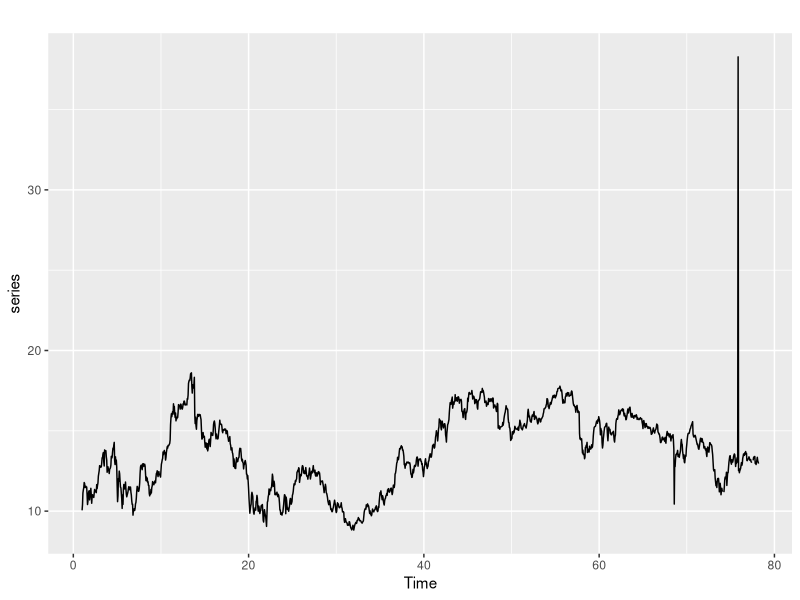
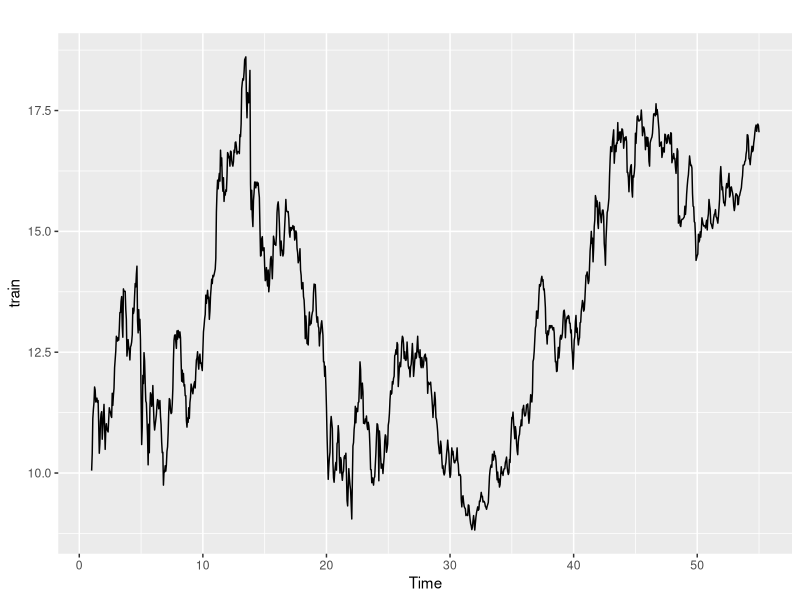
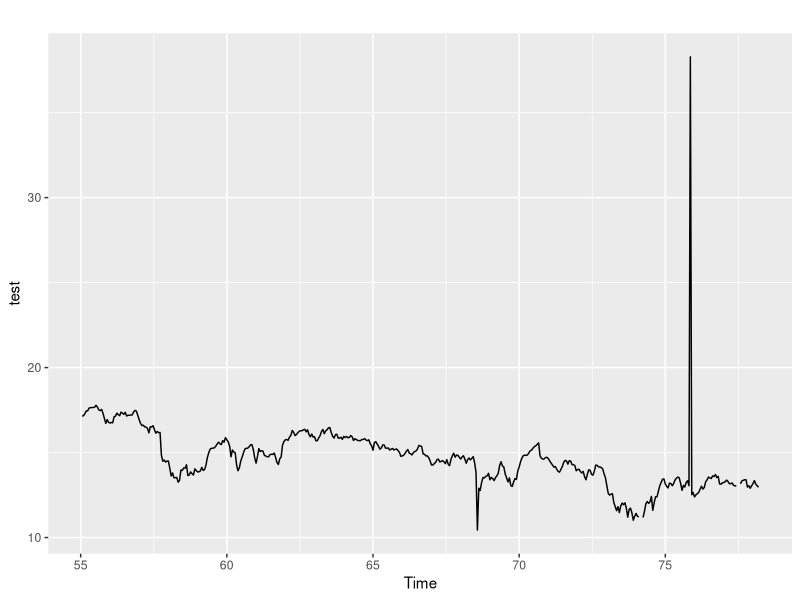
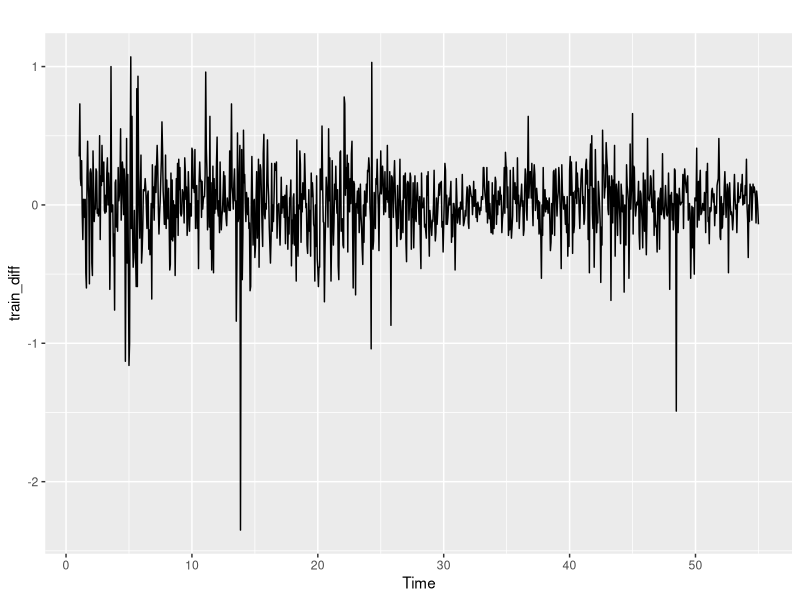
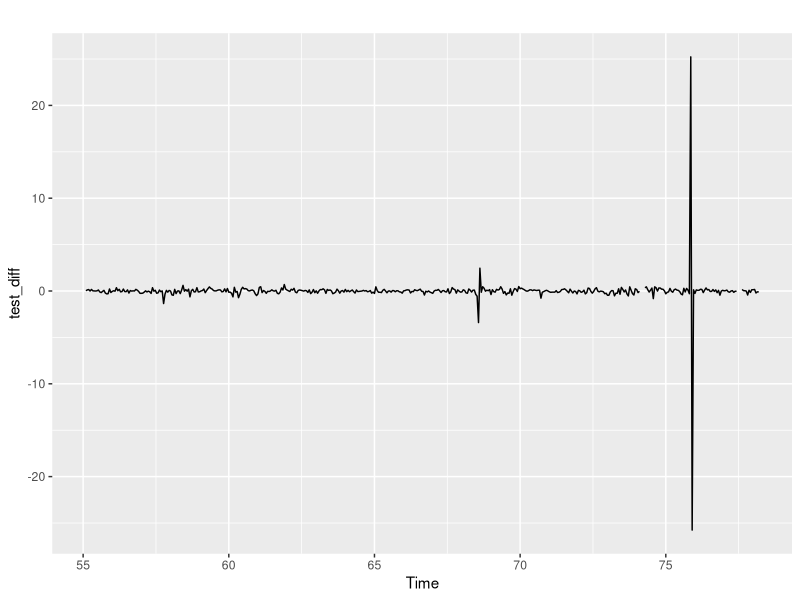
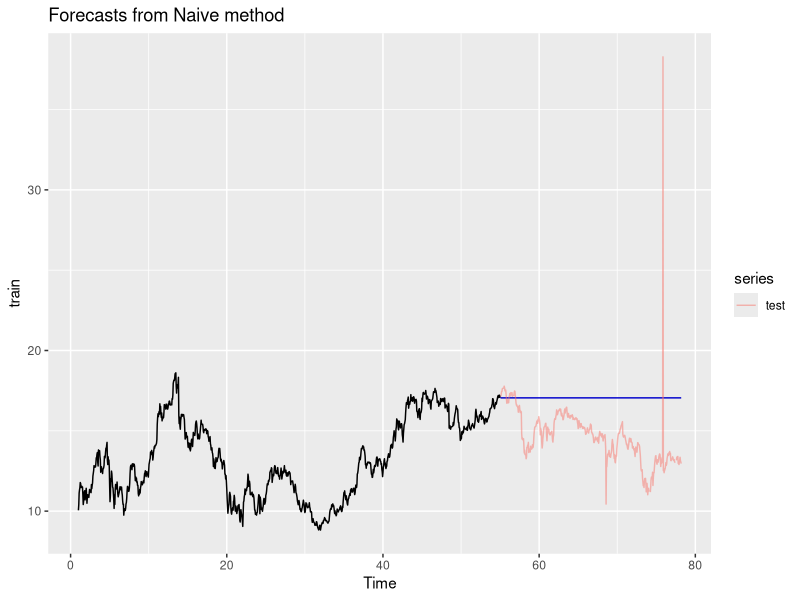
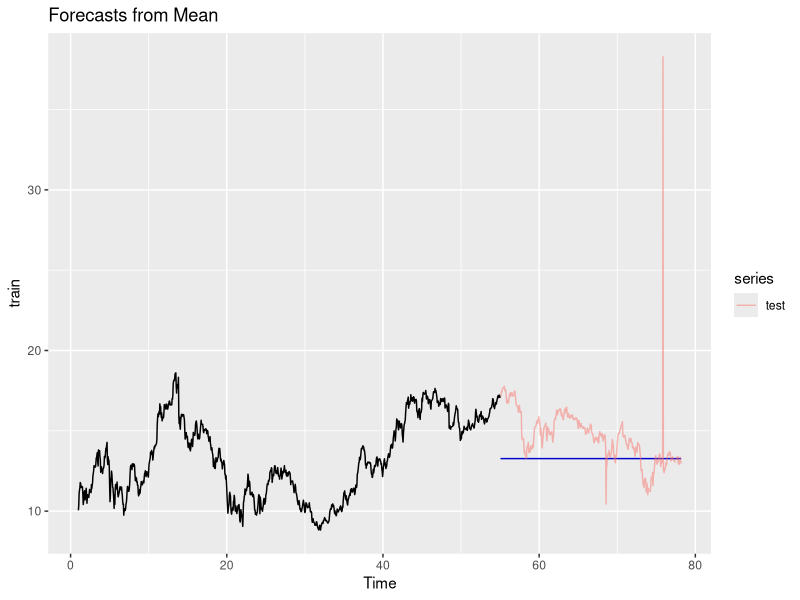
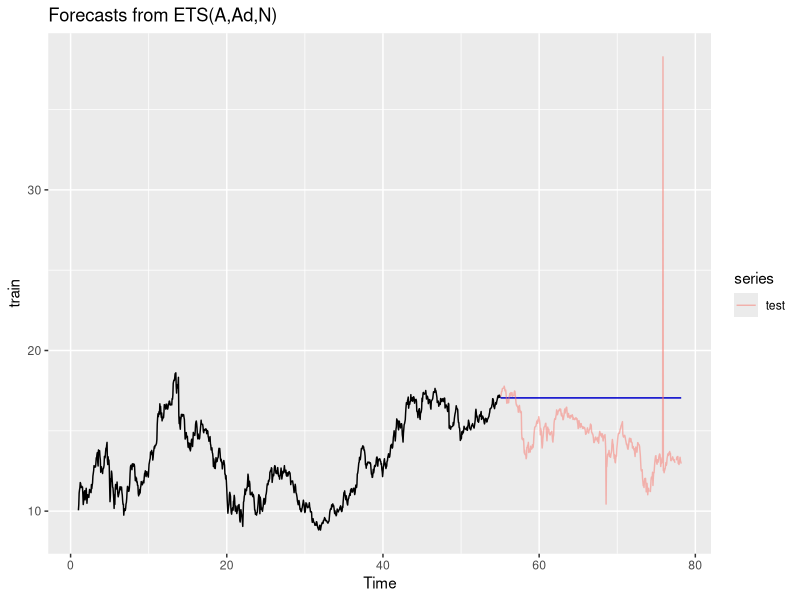

Write R code to recreate these figures, in order. (Note: a time limit stopped this script after it produced the figures.)
## ---- chunk 1
library(tidyverse)
library(forecast)
library(urca)
## ---- chunk 2
# knitting
show_code <- FALSE

# data
category <- 'S02'
variable <- 'Var03'
frequency <- 21

# outliers
outlier_removal <- TRUE

# missing values (method must be 'linear' or 'spline')
interpolate <- TRUE
missing_method <- 'linear' 

# skewness (method must be 'BoxCox' or 'log')
transform <- FALSE
trans_method <- 'BoxCox'
transform_diff <- FALSE
trans_method_diff <- 'BoxCox'

# seasonality
seasonal_periods <- c(5,21,252)

# arima
p <- 2
d <- 1
q <- 2
drift <- FALSE

# auto arima
approximation <- FALSE
stepwise <- FALSE

# seasonal arima
p_s <- 1
d_s <- 0
q_s <- 1
drift_s <- FALSE

# final model
final_method <- 'arima'
final_p <- 2
final_d <- 1
final_q <- 2
final_p_s <- 0
final_d_s <- 0
final_q_s <- 0
write_to_csv <- FALSE
## ---- chunk 3
xl <- readxl::read_excel('data/DATA624_Project1_Data_Schema.xlsx',
                 sheet = category, skip = 2)

series <- xl[1:1622,variable]

series <- ts(deframe(series), frequency = frequency)

head(series)
autoplot(series)
## ---- chunk 4
train <- head(series, round(length(series) * 0.7))
test <- tail(series, round(length(series) * 0.3))

cat('Obs. in test set:',length(train),
    '\nObs. in test set:',length(test),
    '\nTotal observations:',length(series))
    
autoplot(train)
autoplot(test)
## ---- chunk 5
train_diff <- diff(train)
test_diff <- diff(test)

autoplot(train_diff)
autoplot(test_diff)
## ---- chunk 6
naive_model <- naive(train, h = length(test), level = 0)
autoplot(naive_model) + 
  autolayer(test, alpha = 0.5)

mean_model <- meanf(train, h = length(test), level = 0)
autoplot(mean_model) + 
  autolayer(test, alpha = 0.5)

ets_model <- ets(train, na.action = 'na.interp')
ets_forecast <- forecast(ets_model, h = length(test), PI = FALSE)
autoplot(ets_forecast) +
  autolayer(test, alpha = 0.5)
## ---- chunk 7
naive_model_d <- naive(train_diff, h = length(test), level = 0)
naive_model_d_levels <- ts(cumsum(c(tail(train,1), naive_model_d$mean)),
                           frequency = frequency, start = time(test)[1])
autoplot(train) + 
  autolayer(naive_model_d_levels) + 
  autolayer(test, alpha = 0.5) + 
  scale_color_manual(values = c('blue','red'),
                     label = c('actual','prediction'))

mean_model_d <- meanf(train_diff, h = length(test), level = 0)
mean_model_d_levels <- ts(cumsum(c(tail(train,1), mean_model_d$mean)),
                          frequency = frequency, start = time(test)[1])
autoplot(train) + 
  autolayer(mean_model_d_levels) + 
  autolayer(test, alpha = 0.5) + 
  scale_color_manual(values = c('blue','red'),
                     label = c('actual','prediction'))

ets_model_d <- ets(train_diff)
ets_forecast_d <- forecast(ets_model_d, h = length(test), PI = FALSE)
ets_model_d_levels <- ts(cumsum(c(tail(train,1), ets_forecast_d$mean)),
                         frequency = frequency, start = time(test)[1])
autoplot(train, na.action = 'na.interp') + 
  autolayer(ets_model_d_levels) + 
  autolayer(test, alpha = 0.5) + 
  scale_color_manual(values = c('blue','red'),
                     label = c('actual','prediction'))
## ---- chunk 8
ggplot(fortify(train), aes(x,y)) +
  geom_point(
    color = if_else(time(train) %in% tsoutliers(train)$index,
                    'red', 'black'))

ggplot(fortify(train_diff), aes(x,y)) +
  geom_point(
    color = if_else(time(train_diff) %in% tsoutliers(train_diff)$index,
                    'red', 'black'))

if (outlier_removal == TRUE) {
  train <- tsclean(train, replace.missing = FALSE)
  train_diff <- tsclean(train_diff, replace.missing = FALSE)
  cat('Outliers removed.')
}
## ---- chunk 9
length(train[is.na(train)])

if (interpolate == TRUE) {
  if (missing_method == 'linear') {
    train <- zoo::na.approx(train)
    train_diff <- zoo::na.approx(train_diff)
  } else if (missing_method == 'spline') {
    train <- zoo::na.spline(train)
    train_diff <- zoo::na.spline(train_diff)
  }
  cat('Missing values replaced using',missing_method,'method')
}
## ---- chunk 10
ggplot(fortify(train), aes(y)) +
  geom_histogram(bins = 50)

if (transform == TRUE) {
  if (trans_method == 'BoxCox') {
    train <- BoxCox(train, 
                    lambda = BoxCox.lambda(transform, method = 'loglik'))
  } else if (method == 'log') {
    train <- log(train)
  }
  cat('Series transformed using',trans_method)
}

ggplot(fortify(train_diff), aes(y)) +
  geom_histogram(bins = 50)

if (transform_diff == TRUE) {
  if (trans_method_diff == 'BoxCox') {
    train_diff <- BoxCox(train_diff, 
                         lambda = BoxCox.lambda(transform, method = 'loglik'))
  } else if (trans_method_diff == 'log') {
    train_diff <- log(train_diff)
  }
  cat('Differenced series transformed using',trans_method_diff)
}
## ---- chunk 11
summary(ur.kpss(train))

cat('\n################################',
    '\nSuggested number of differences:',
    ndiffs(train))
## ---- chunk 12
for (period in seasonal_periods) {
  seasonal_ts <- ts(train, frequency = period)
  cat('\nSuggested number of seasonal diffs for freq =',period,'-',
      nsdiffs(seasonal_ts))
  print(stl(seasonal_ts,
            s.window = period,
            t.window = period,
            robust = TRUE) %>%
        autoplot())
}
## ---- chunk 13
ggAcf(train)
ggPacf(train)

ggAcf(train_diff)
ggPacf(train_diff)
## ---- chunk 14
arima_model <- Arima(train, order = c(p,d,q), include.drift = drift)
summary(arima_model)
checkresiduals(arima_model)
arima_forecast <- forecast(arima_model, h = length(test))
autoplot(arima_forecast) +
  autolayer(test, alpha = 0.5)
## ---- chunk 15
arima_model_s <- Arima(train, 
                       order = c(p,d,q), 
                       seasonal = c(p_s,d_s,q_s), 
                       include.drift = drift_s)
summary(arima_model_s)
checkresiduals(arima_model_s)
arima_forecast_s <- forecast(arima_model_s, h = length(test))
autoplot(arima_forecast_s) +
  autolayer(test, alpha = 0.5)
## ---- chunk 16
autoarima_model <- auto.arima(train, 
                              approximation = approximation, 
                              stepwise = stepwise)
summary(autoarima_model)
checkresiduals(autoarima_model)
autoarima_forecast <- forecast(autoarima_model, h = length(test))
autoplot(autoarima_forecast) +
  autolayer(test, alpha = 0.5)
## ---- chunk 17
naive_mape <- mean(abs(naive_model$mean - test) / test, na.rm = TRUE)
naive_mape_d <- mean(abs(naive_model_d_levels - test) / test, na.rm = TRUE)
mean_mape <- mean(abs(mean_model$mean - test) / test, na.rm = TRUE)
mean_mape_d <- mean(abs(mean_model_d_levels - test) / test, na.rm = TRUE)
ets_mape <- mean(abs(ets_forecast$mean - test) / test, na.rm = TRUE)
ets_mape_d <- mean(abs(ets_model_d_levels - test) / test, na.rm = TRUE)

arima_mape <- mean(
  abs(arima_forecast$mean - test) / test, na.rm = TRUE)

arima_mape_s <- mean(
  abs(arima_forecast_s$mean - test) / test, na.rm = TRUE)

autoarima_mape <- mean(
  abs(autoarima_forecast$mean - test) / test, na.rm = TRUE)

results <- data.frame(
  model = c('naive','naive_d',
            'mean','mean_d',
            'ets','ets_d',
            'arima','seasonal arima', 'autoarima'),
  mape = c(naive_mape, naive_mape_d,
           mean_mape, mean_mape_d,
           ets_mape, ets_mape_d,
           arima_mape, arima_mape_s, autoarima_mape)
)

results %>%
  arrange(mape)
## ---- chunk 18
# NAIVE
if (final_method == 'naive') {
  final_model <- naive(series, h = 140)
  final_forecast <- final_model$mean
  autoplot(naive_model)
}

# AVERAGE
if (final_method == 'average') {
  final_model <- meanf(series, h = 140)
  final_forecast <- final_model$mean
  autoplot(final_model)
}

# ETS
if (final_method == 'ets') {
  final_model <- ets(series, na.action = 'na.interp')
  final_forecast <- forecast(final_model, h = 140)
  autoplot(final_forecast)
}

# ARIMA
if (final_method == 'arima') {
  final_model <- Arima(series,
                       order = c(final_p,final_d,final_q),
                       seasonal = c(final_p_s,final_d_s,final_q_s),
                       include.drift = FALSE)
  final_forecast <- forecast(final_model, h = 140)
  autoplot(final_forecast)
}
## ---- chunk 19
if (write_to_csv == TRUE) {
  filename <- paste0('data/finalForecast_',category, variable, '.csv')
  write.csv(final_forecast, filename, row.names = FALSE)
}
